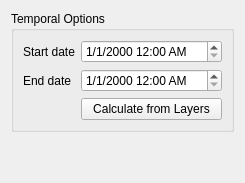
         <widget class="QWidget" name="mTemporalOptions">
          <layout class="QVBoxLayout" name="verticalLayout_20">
           <item>
            <widget class="QGroupBox" name="mTemporalOptionsGroup">
             <property name="title">
              <string>Temporal Options</string>
             </property>
             <layout class="QGridLayout" name="gridLayout_22" columnstretch="0,1">
              <item row="0" column="1">
               <widget class="QgsDateTimeEdit" name="mStartDateTimeEdit">
                <property name="displayFormat">
                 <string>M/d/yyyy h:mm AP</string>
                </property>
                <property name="timeSpec">
                 <enum>Qt::UTC</enum>
                </property>
               </widget>
              </item>
              <item row="0" column="0">
               <widget class="QLabel" name="label_35">
                <property name="text">
                 <string>Start date</string>
                </property>
               </widget>
              </item>
              <item row="3" column="1">
               <widget class="QPushButton" name="mCalculateFromLayerButton">
                <property name="text">
                 <string>Calculate from Layers</string>
                </property>
               </widget>
              </item>
              <item row="2" column="0">
               <widget class="QLabel" name="label_36">
                <property name="text">
                 <string>End date</string>
                </property>
               </widget>
              </item>
              <item row="2" column="1">
               <widget class="QgsDateTimeEdit" name="mEndDateTimeEdit">
                <property name="displayFormat">
                 <string>M/d/yyyy h:mm AP</string>
                </property>
                <property name="timeSpec">
                 <enum>Qt::UTC</enum>
                </property>
               </widget>
              </item>
             </layout>
            </widget>
           </item>
           <item>
            <spacer name="verticalSpacer_2">
             <property name="orientation">
              <enum>Qt::Vertical</enum>
             </property>
             <property name="sizeHint" stdset="0">
              <size>
               <width>20</width>
               <height>40</height>
              </size>
             </property>
            </spacer>
           </item>
          </layout>
         </widget>
